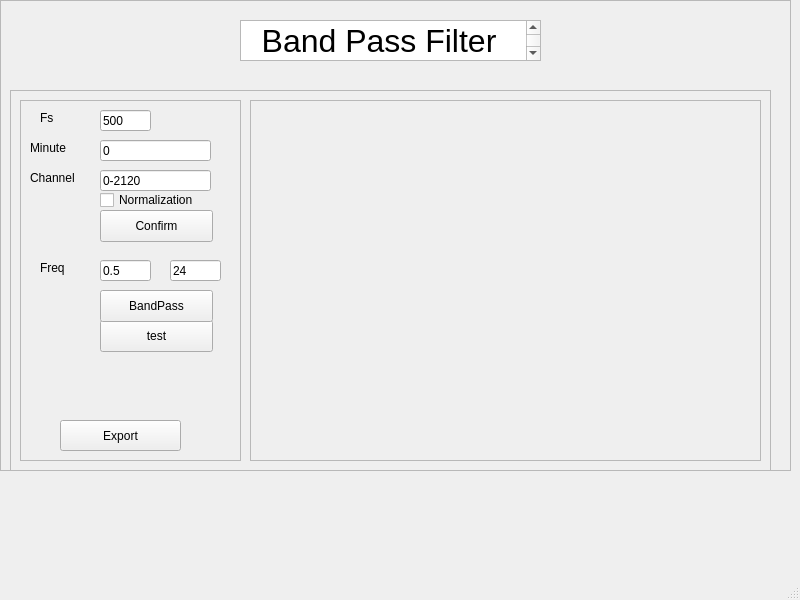
<?xml version="1.0" encoding="UTF-8"?>
<ui version="4.0">
 <class>MainWindow_BandPass</class>
 <widget class="QMainWindow" name="MainWindow_BandPass">
  <property name="geometry">
   <rect>
    <x>0</x>
    <y>0</y>
    <width>800</width>
    <height>600</height>
   </rect>
  </property>
  <property name="windowTitle">
   <string>MainWindow</string>
  </property>
  <widget class="QWidget" name="centralwidget_BandPass">
   <widget class="QFrame" name="frame_BandPass">
    <property name="geometry">
     <rect>
      <x>0</x>
      <y>0</y>
      <width>791</width>
      <height>471</height>
     </rect>
    </property>
    <property name="frameShape">
     <enum>QFrame::StyledPanel</enum>
    </property>
    <property name="frameShadow">
     <enum>QFrame::Raised</enum>
    </property>
    <widget class="QFrame" name="frame_2_BandPass">
     <property name="geometry">
      <rect>
       <x>240</x>
       <y>20</y>
       <width>301</width>
       <height>41</height>
      </rect>
     </property>
     <property name="frameShape">
      <enum>QFrame::StyledPanel</enum>
     </property>
     <property name="frameShadow">
      <enum>QFrame::Raised</enum>
     </property>
     <widget class="QTextBrowser" name="textBrowser">
      <property name="geometry">
       <rect>
        <x>0</x>
        <y>0</y>
        <width>301</width>
        <height>41</height>
       </rect>
      </property>
      <property name="html">
       <string>&lt;!DOCTYPE HTML PUBLIC &quot;-//W3C//DTD HTML 4.0//EN&quot; &quot;http://www.w3.org/TR/REC-html40/strict.dtd&quot;&gt;
&lt;html&gt;&lt;head&gt;&lt;meta name=&quot;qrichtext&quot; content=&quot;1&quot; /&gt;&lt;meta charset=&quot;utf-8&quot; /&gt;&lt;style type=&quot;text/css&quot;&gt;
p, li { white-space: pre-wrap; }
hr { height: 1px; border-width: 0; }
li.unchecked::marker { content: &quot;\2610&quot;; }
li.checked::marker { content: &quot;\2612&quot;; }
&lt;/style&gt;&lt;/head&gt;&lt;body style=&quot; font-family:'.AppleSystemUIFont'; font-size:13pt; font-weight:400; font-style:normal;&quot;&gt;
&lt;p align=&quot;center&quot; style=&quot; margin-top:0px; margin-bottom:0px; margin-left:0px; margin-right:0px; -qt-block-indent:0; text-indent:0px;&quot;&gt;&lt;span style=&quot; font-size:24pt;&quot;&gt;Band Pass Filter &lt;/span&gt;&lt;/p&gt;&lt;/body&gt;&lt;/html&gt;</string>
      </property>
     </widget>
    </widget>
    <widget class="QFrame" name="frame_3_BandPass">
     <property name="geometry">
      <rect>
       <x>10</x>
       <y>90</y>
       <width>761</width>
       <height>381</height>
      </rect>
     </property>
     <property name="frameShape">
      <enum>QFrame::StyledPanel</enum>
     </property>
     <property name="frameShadow">
      <enum>QFrame::Raised</enum>
     </property>
     <widget class="QFrame" name="frame_4_BandPass">
      <property name="geometry">
       <rect>
        <x>10</x>
        <y>10</y>
        <width>221</width>
        <height>361</height>
       </rect>
      </property>
      <property name="frameShape">
       <enum>QFrame::StyledPanel</enum>
      </property>
      <property name="frameShadow">
       <enum>QFrame::Raised</enum>
      </property>
      <widget class="QLabel" name="label_3_BandPass">
       <property name="geometry">
        <rect>
         <x>20</x>
         <y>160</y>
         <width>59</width>
         <height>16</height>
        </rect>
       </property>
       <property name="text">
        <string>Freq</string>
       </property>
      </widget>
      <widget class="QLabel" name="label_BandPass">
       <property name="geometry">
        <rect>
         <x>10</x>
         <y>40</y>
         <width>59</width>
         <height>16</height>
        </rect>
       </property>
       <property name="text">
        <string>Minute</string>
       </property>
      </widget>
      <widget class="QLineEdit" name="lineEdit_freq2_BandPass">
       <property name="geometry">
        <rect>
         <x>150</x>
         <y>160</y>
         <width>51</width>
         <height>21</height>
        </rect>
       </property>
       <property name="text">
        <string>24</string>
       </property>
      </widget>
      <widget class="QPushButton" name="pushButton_test_BandPass">
       <property name="geometry">
        <rect>
         <x>80</x>
         <y>220</y>
         <width>113</width>
         <height>32</height>
        </rect>
       </property>
       <property name="text">
        <string>test</string>
       </property>
      </widget>
      <widget class="QLabel" name="label_4_BandPass">
       <property name="geometry">
        <rect>
         <x>20</x>
         <y>10</y>
         <width>59</width>
         <height>16</height>
        </rect>
       </property>
       <property name="text">
        <string>Fs</string>
       </property>
      </widget>
      <widget class="QLineEdit" name="lineEdit_ch_BandPass">
       <property name="geometry">
        <rect>
         <x>80</x>
         <y>70</y>
         <width>111</width>
         <height>21</height>
        </rect>
       </property>
       <property name="text">
        <string>0-2120</string>
       </property>
      </widget>
      <widget class="QLineEdit" name="lineEdit_time_BandPass">
       <property name="geometry">
        <rect>
         <x>80</x>
         <y>40</y>
         <width>111</width>
         <height>21</height>
        </rect>
       </property>
       <property name="tabletTracking">
        <bool>false</bool>
       </property>
       <property name="text">
        <string>0</string>
       </property>
      </widget>
      <widget class="QPushButton" name="pushButton_setup_parameters_BandPass">
       <property name="geometry">
        <rect>
         <x>80</x>
         <y>110</y>
         <width>113</width>
         <height>32</height>
        </rect>
       </property>
       <property name="text">
        <string>Confirm</string>
       </property>
      </widget>
      <widget class="QCheckBox" name="checkBox_normalize_BandPass">
       <property name="geometry">
        <rect>
         <x>80</x>
         <y>90</y>
         <width>111</width>
         <height>20</height>
        </rect>
       </property>
       <property name="text">
        <string>Normalization</string>
       </property>
      </widget>
      <widget class="QPushButton" name="pushButton_export_BandPass">
       <property name="geometry">
        <rect>
         <x>40</x>
         <y>320</y>
         <width>121</width>
         <height>31</height>
        </rect>
       </property>
       <property name="text">
        <string>Export</string>
       </property>
      </widget>
      <widget class="QPushButton" name="pushButton_Bandpass_BandPass">
       <property name="geometry">
        <rect>
         <x>80</x>
         <y>190</y>
         <width>113</width>
         <height>32</height>
        </rect>
       </property>
       <property name="text">
        <string>BandPass</string>
       </property>
      </widget>
      <widget class="QLineEdit" name="lineEdit_freq1_BandPass">
       <property name="geometry">
        <rect>
         <x>80</x>
         <y>160</y>
         <width>51</width>
         <height>21</height>
        </rect>
       </property>
       <property name="text">
        <string>0.5</string>
       </property>
      </widget>
      <widget class="QLabel" name="label_2_BandPass">
       <property name="geometry">
        <rect>
         <x>10</x>
         <y>70</y>
         <width>59</width>
         <height>16</height>
        </rect>
       </property>
       <property name="text">
        <string>Channel</string>
       </property>
      </widget>
      <widget class="QLineEdit" name="lineEdit_fs_BandPass">
       <property name="geometry">
        <rect>
         <x>80</x>
         <y>10</y>
         <width>51</width>
         <height>21</height>
        </rect>
       </property>
       <property name="text">
        <string>500</string>
       </property>
      </widget>
     </widget>
     <widget class="QFrame" name="frame_5_BandPass">
      <property name="geometry">
       <rect>
        <x>240</x>
        <y>10</y>
        <width>511</width>
        <height>361</height>
       </rect>
      </property>
      <property name="frameShape">
       <enum>QFrame::StyledPanel</enum>
      </property>
      <property name="frameShadow">
       <enum>QFrame::Raised</enum>
      </property>
      <widget class="PlotWidget" name="widget" native="true">
       <property name="geometry">
        <rect>
         <x>0</x>
         <y>0</y>
         <width>501</width>
         <height>351</height>
        </rect>
       </property>
      </widget>
     </widget>
    </widget>
   </widget>
  </widget>
  <widget class="QStatusBar" name="statusbar_BandPass"/>
 </widget>
 <customwidgets>
  <customwidget>
   <class>PlotWidget</class>
   <extends>QWidget</extends>
   <header>pyqtgraph</header>
   <container>1</container>
  </customwidget>
 </customwidgets>
 <resources/>
 <connections/>
</ui>
